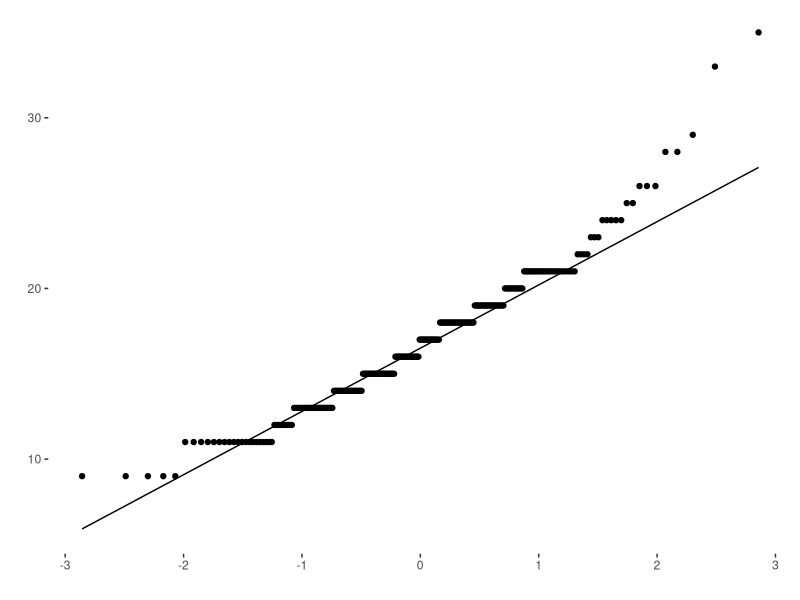
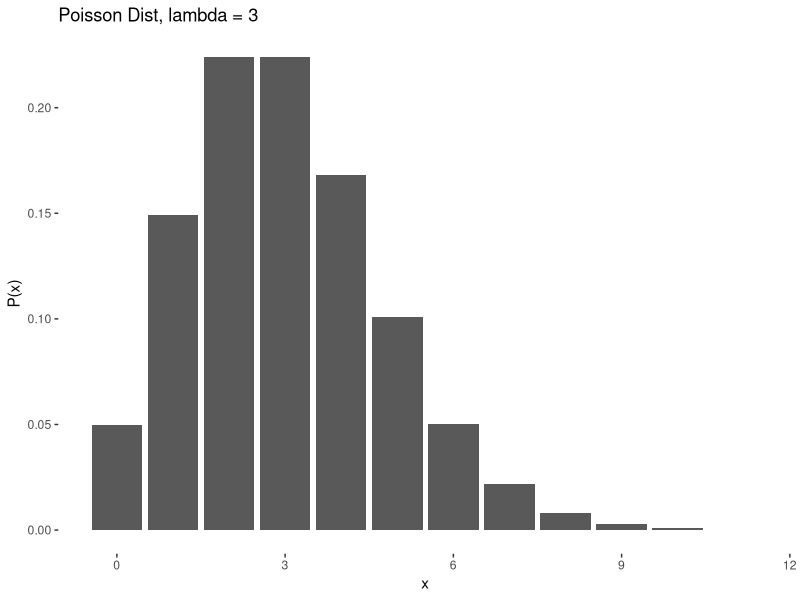
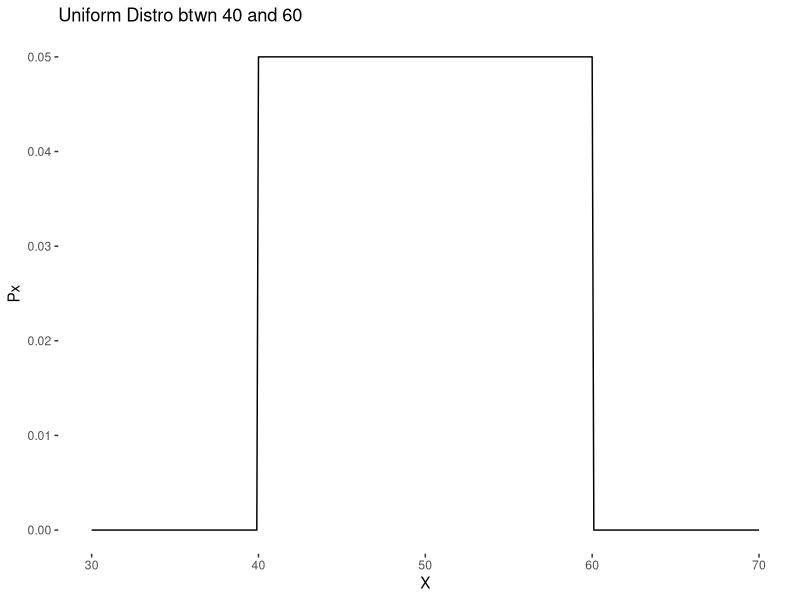
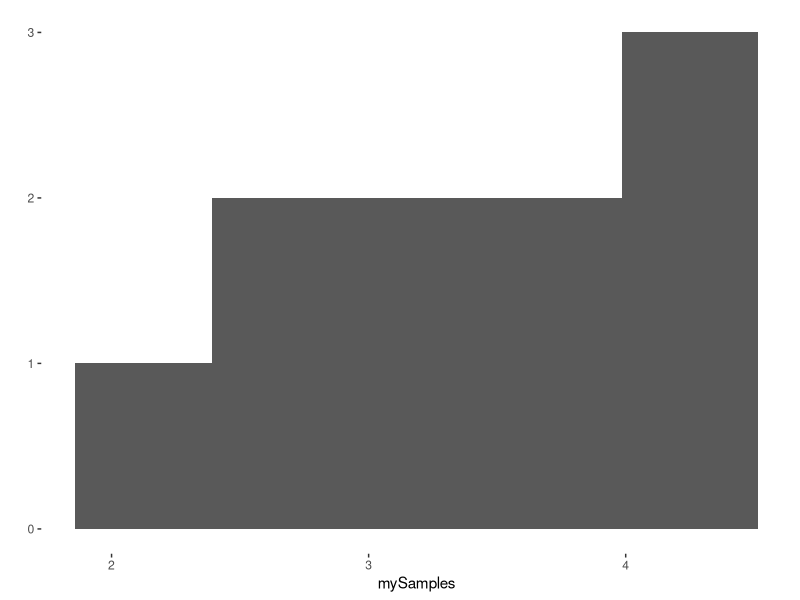

Here is the R script that generated these plots, in order:
## ---- chunk 1
###########################################################################
################# DON'T DELETE THIS PART!!!!!##############################
###########################################################################
                                                                          #
knitr::opts_chunk$set(echo = TRUE, message = FALSE, warning = FALSE)      #
                                                                          #
library(tidyverse)           #The tidyverse has all of our data tools     #
library(ggthemes)            #ggthemes makes our graphs look nicer        #
                                                                          # 
theme_set(                                #this sets the theme for all    #
  theme_tufte() +                         #plots that we make             #
  theme(text=element_text(family="sans"))                                 #
  )                                                                       #
                                                                          #
                                                                          #
                                                                          #
### Below is where you read and store your data.                          #
                                                                          #
youShouldRenameThis <- read_csv("death penalty data.csv")
                                                                          #
                                                                          #
                                                                          #
############# ^ ################################# ^ #######################
############# | ## DON'T DELETE THIS PART!!!!!### | #######################
############# | ################################# | #######################
## ---- chunk 2

qplot(data=mpg, sample=cty, geom="qq")+geom_qq_line()

## ---- chunk 3
qplot(0:11, dpois(0:11, 3), geom="col", xlab = "x", ylab = "P(x)", main="Poisson Dist, lambda = 3")
## ---- chunk 4
X = seq(30, 70, .1)            # make a sequence of x vals for the distro
Px = dunif(X, 40, 60)          # get the value of the pdf at those points

qplot(X, Px, geom="line", main = "Uniform Distro btwn 40 and 60")

## ---- chunk 5
1:6
## ---- chunk 6
sample(1:6, 8, replace=TRUE)
## ---- chunk 7
mean(  sample(1:6, 8, replace=TRUE)  )   #I used extra spaces to help readability
## ---- chunk 8
mySamples <- replicate(10,                                    # <- 10 samples
                      mean(  sample(1:6, 8, replace=TRUE)  )  # <- copy/paste
             )
## ---- chunk 9
qplot(mySamples, geom="histogram", bins=5)
